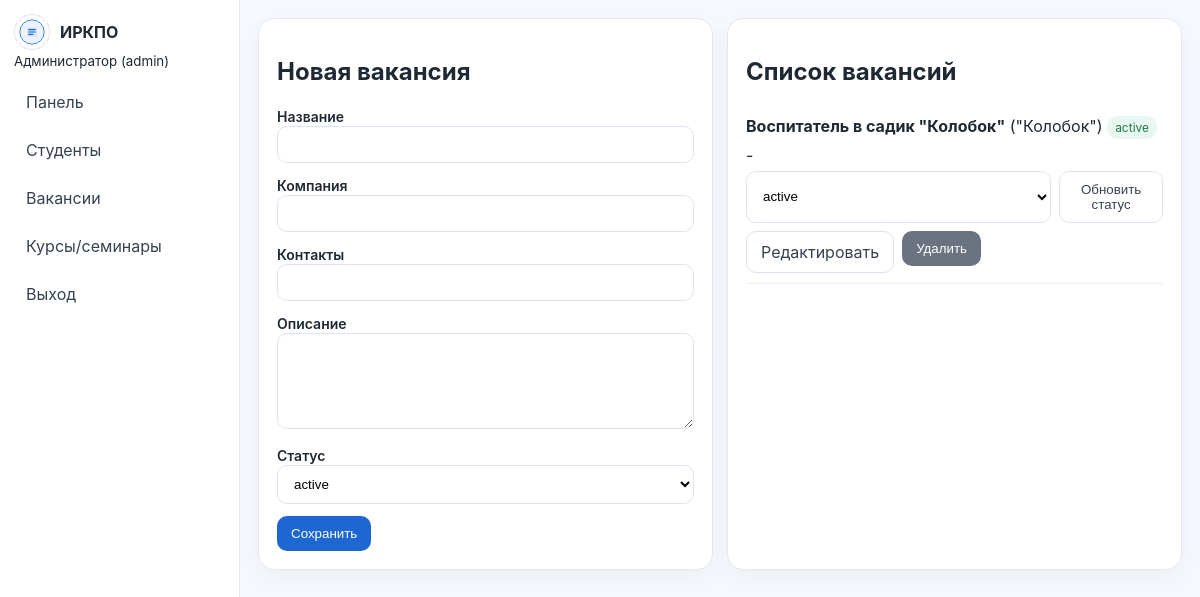
/admin/vacancies (signed in), run on an earlier commit of the app's database.
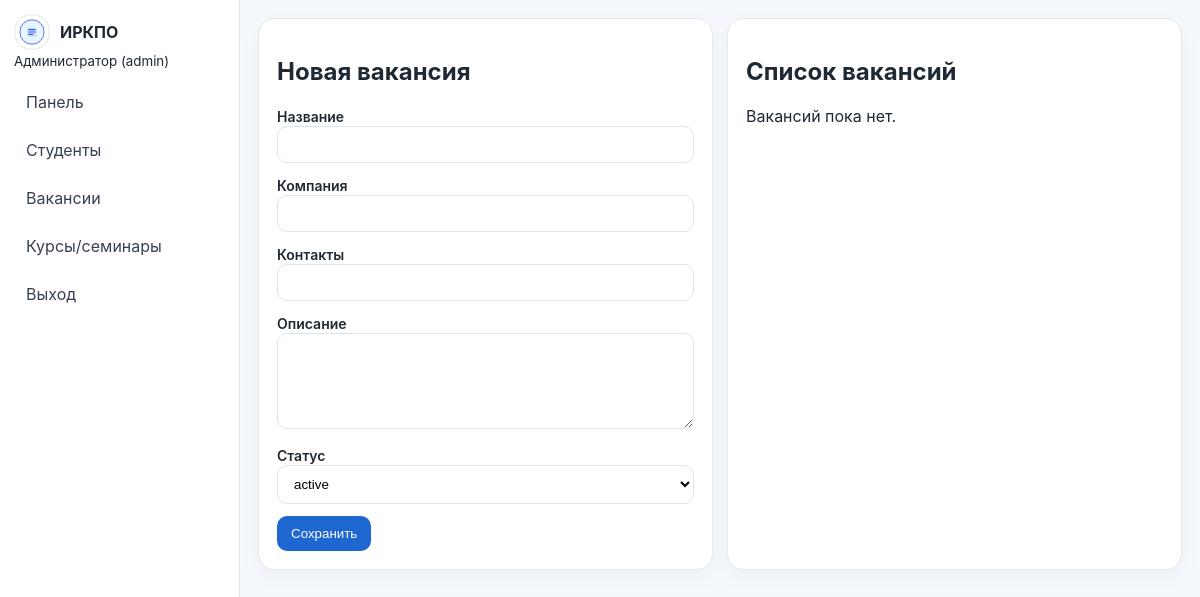
And on a later commit of the database.
### app.py (models this page shows, shortened)
class User(UserMixin, db.Model):
    id = db.Column(db.Integer, primary_key=True)
    email = db.Column(db.String(120), unique=True, nullable=False)
    password_hash = db.Column(db.String(255), nullable=False)
    role = db.Column(db.String(20), nullable=False)  # student, admin, curator
    full_name = db.Column(db.String(120), nullable=False)
    group_name = db.Column(db.String(50))
    about = db.Column(db.Text)
    contacts = db.Column(db.String(255))
    resume_public_token = db.Column(db.String(64), unique=True, index=True)
    curator_id = db.Column(db.Integer, db.ForeignKey("user.id"))
    students = db.relationship("User", backref=db.backref("curator", remote_side=[id]), lazy=True)

class Vacancy(db.Model):
    id = db.Column(db.Integer, primary_key=True)
    title = db.Column(db.String(150), nullable=False)
    company = db.Column(db.String(120), nullable=False)
    description = db.Column(db.Text)
    contacts = db.Column(db.String(255))
    status = db.Column(db.String(20), default="active", nullable=False)  # active, hidden, archive
    created_at = db.Column(db.DateTime, default=datetime.utcnow, nullable=False)

### app.py (the view, shortened to what this page needs)
@app.route("/admin/vacancies", methods=["GET", "POST"])
@login_required
@role_required("admin")
def admin_vacancies():
    vacancies = Vacancy.query.order_by(Vacancy.created_at.desc()).all()
    return render_template("admin/vacancies.html", vacancies=vacancies, edit_vacancy=None)
    return render_template("admin/vacancies.html", vacancies=vacancies)

### app.py (called while the page is built)
@login_manager.user_loader
def load_user(user_id):
    return db.session.get(User, int(user_id))

def role_required(*roles):
    def decorator(func):
        @wraps(func)
        def wrapper(*args, **kwargs):
            if not current_user.is_authenticated:
                return login_manager.unauthorized()
            if current_user.role not in roles:
                flash("У вас нет доступа к этой странице.", "error")
                return redirect(url_for("index"))
            return func(*args, **kwargs)
        return wrapper
    return decorator

### templates/admin/vacancies.html (shortened to what this page needs)
{% extends 'base_dashboard.html' %}
{% block content %}
<div class="grid two">
  <div class="card">
    <h2>{% if edit_vacancy %}Редактирование вакансии{% else %}Новая вакансия{% endif %}</h2>
    <form method="post" action="{% if edit_vacancy %}{{ url_for('admin_vacancy_edit', vacancy_id=edit_vacancy.id) }}{% else %}{{ url_for('admin_vacancies') }}{% endif %}" class="form">
      <div><label>Название</label><input name="title" value="{{ edit_vacancy.title if edit_vacancy else '' }}" required></div>
      <div><label>Компания</label><input name="company" value="{{ edit_vacancy.company if edit_vacancy else '' }}" required></div>
      <div><label>Контакты</label><input name="contacts" value="{{ edit_vacancy.contacts if edit_vacancy else '' }}"></div>
      <div><label>Описание</label><textarea name="description">{{ edit_vacancy.description if edit_vacancy else '' }}</textarea></div>
      <div><label>Статус</label>
        <select name="status">
          <option value="active" {% if not edit_vacancy or edit_vacancy.status=='active' %}selected{% endif %}>active</option>
        </select>
      </div>
      <div style="display:flex; gap:8px;">
        <button class="btn" type="submit">{% if edit_vacancy %}Обновить{% else %}Сохранить{% endif %}</button>
      </div>
    </form>
  </div>
  <div class="card">
    <h2>Список вакансий</h2>
    {% for vacancy in vacancies %}
      <div style="border-bottom:1px solid #eee; padding:10px 0;">
        <strong>{{ vacancy.title }}</strong> ({{ vacancy.company }})
        <span class="status {{ vacancy.status }}">{{ vacancy.status }}</span>
        <p style="margin:6px 0;">{{ vacancy.description or '' }}</p>
        <form method="post" action="{{ url_for('admin_vacancy_status', vacancy_id=vacancy.id) }}" style="display:flex; gap:8px; margin-bottom:8px;">
          <select name="status">
            <option value="active" {% if vacancy.status=='active' %}selected{% endif %}>active</option>
          </select>
          <button class="btn light" type="submit">Обновить статус</button>
        </form>
        <div style="display:flex; gap:8px;">
          <a class="btn light" href="{{ url_for('admin_vacancy_edit', vacancy_id=vacancy.id) }}">Редактировать</a>
          <form method="post" action="{{ url_for('admin_vacancy_delete', vacancy_id=vacancy.id) }}" onsubmit="return confirm('Удалить вакансию?');">
            <button class="btn gray" type="submit">Удалить</button>
          </form>
        </div>
      </div>
    {% else %}
      <p>Вакансий пока нет.</p>
    {% endfor %}
  </div>
</div>
{% endblock %}

### templates/base_dashboard.html (shortened to what this page needs)
<!DOCTYPE html>
<html lang="ru">
<head>
  <link rel="stylesheet" href="{{ url_for('static', filename='css/style.css') }}">
</head>
<body>
<div class="layout">
  <aside class="sidebar">
    <div class="logo"><img src="{{ url_for('static', filename='images/logo.svg') }}" alt="logo">ИРКПО</div>
    <small>{{ current_user.full_name }} ({{ current_user.role }})</small>
    <nav>
      {% if current_user.role == 'student' %}
      <a href="{{ url_for('student_dashboard') }}">Главная</a>
      <a href="{{ url_for('student_profile') }}">Профиль</a>
      <a href="{{ url_for('student_portfolio') }}">Портфолио</a>
      <a href="{{ url_for('student_vacancies') }}">Вакансии</a>
      <a href="{{ url_for('student_courses') }}">Курсы</a>
      {% elif current_user.role == 'admin' %}
      <a href="{{ url_for('admin_dashboard') }}">Панель</a>
      <a href="{{ url_for('admin_students') }}">Студенты</a>
      <a href="{{ url_for('admin_vacancies') }}">Вакансии</a>
      <a href="{{ url_for('admin_courses') }}">Курсы/семинары</a>
      {% elif current_user.role == 'curator' %}
      <a href="{{ url_for('curator_students') }}">Мои студенты</a>
      {% endif %}
      <a href="{{ url_for('logout') }}">Выход</a>
    </nav>
  </aside>
  <main class="main">
    {% block content %}{% endblock %}
  </main>
</div>
</body>
</html>

### static/css/style.css (style rules this page uses)
* { box-sizing: border-box; }
body { margin: 0; font-family: Inter, Arial, sans-serif; background: #f5f8fc; color: #1f2933; }
a { color: #1e66d0; text-decoration: none; }
.logo { display:flex; align-items:center; gap:10px; font-weight:700; }
.logo img { width: 36px; height: 36px; border-radius: 50%; border:1px solid #dbe4f0; background:#fff; padding:4px; }
.btn { border:none; border-radius:10px; background:#1e66d0; color:#fff; padding:10px 14px; cursor:pointer; }
.card { background:#fff; border:1px solid #e5e7eb; border-radius:16px; padding:18px; box-shadow: 0 8px 24px rgba(15,23,42,0.04); }
.grid { display:grid; gap:14px; }
.grid.two { grid-template-columns: repeat(auto-fit, minmax(300px, 1fr)); }
input, textarea, select { width:100%; padding:10px 12px; border-radius:10px; border:1px solid #dbe4f0; background:#fff; }
textarea { min-height: 96px; }
label { font-size:14px; font-weight:600; }
.form { display:grid; gap:12px; }
.layout { display:grid; grid-template-columns:240px 1fr; min-height:100vh; }
.sidebar { background:#fff; border-right:1px solid #e5e7eb; padding:14px; }
.sidebar nav { display:grid; gap:8px; margin-top:12px; }
.sidebar a { padding:10px 12px; border-radius:10px; color:#374151; }
.main { padding:18px; }

What changed in the data, as far as the page shows it:
removed Vacancy: title "Воспитатель в садик \"Колобок\"", company "\"Колобок\"", status "active", description "-"
Also different on the page:
text now shown: "Вакансий пока нет."
